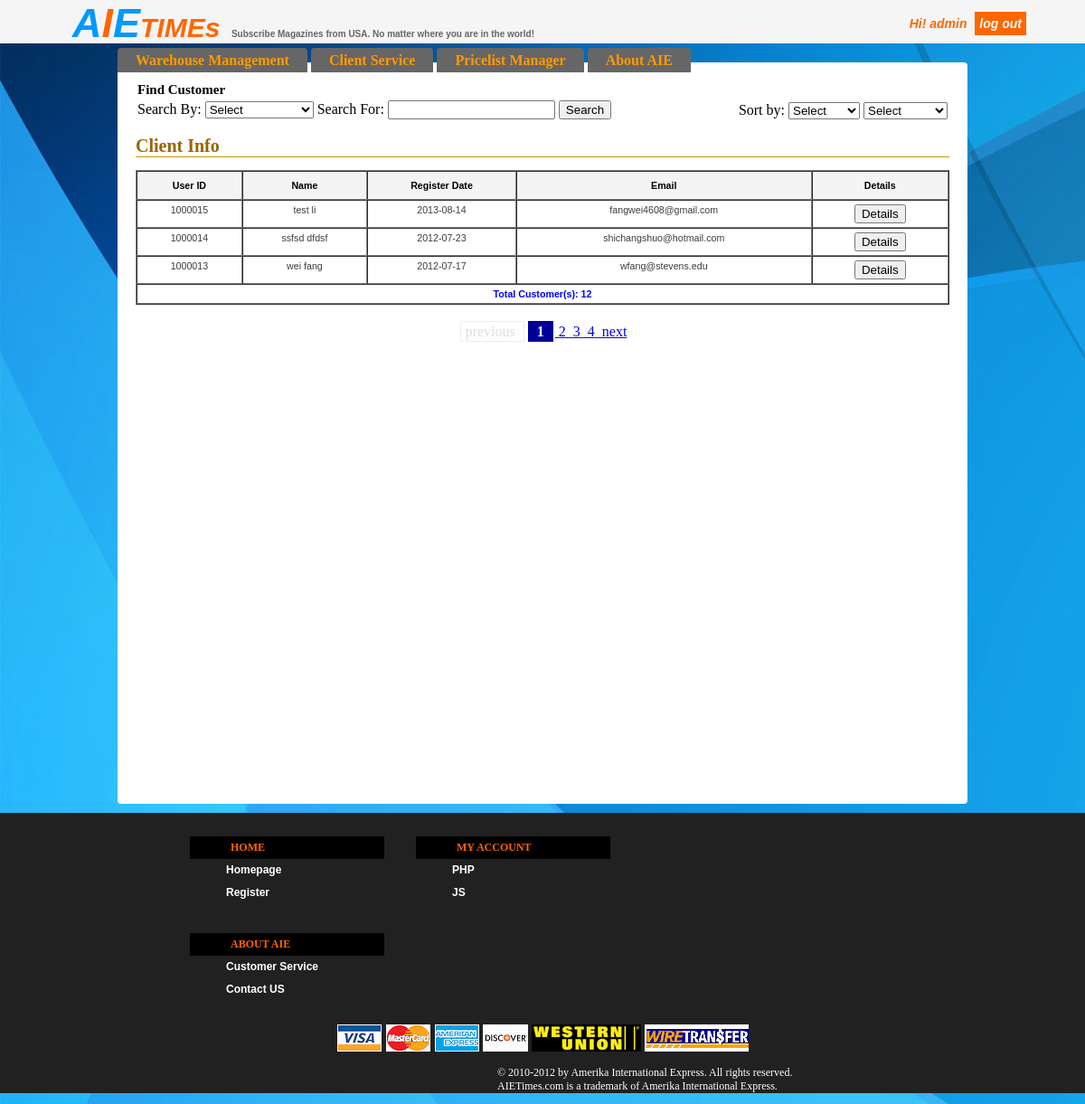
Screenshot of /admin/client_info.php (signed in) with the database file from the repository.
### tables this page shows
CREATE TABLE IF NOT EXISTS `useraccount` (
  `user_id` int(10) NOT NULL AUTO_INCREMENT,
  `password` varchar(40) NOT NULL,
  `first_name` varchar(10) NOT NULL,
  `last_name` varchar(10) NOT NULL,
  `gender` varchar(6) NOT NULL,
  `birthday` date NOT NULL,
  `join_date` date NOT NULL,
  `email` varchar(40) NOT NULL,
  `email2` varchar(40) NOT NULL DEFAULT 'NULL',
  `phone` varchar(15) NOT NULL,
  `default_addressid` int(10) NOT NULL DEFAULT '0',
  PRIMARY KEY (`user_id`),
  UNIQUE KEY `email` (`email`)
);

### admin/DatabaseClass.php (called while the page is built, shortened)
<?php
function tep_db_prepare_input($string) {
    if (is_string($string))
	{
      return trim(tep_sanitize_string(stripslashes($string)));
    }
	else
	{
      return $string;
    }
}
function tep_db_num_rows($db_query)
{
    return mysql_num_rows($db_query);
}
function tep_db_fetch_array($db_query)
{
    return mysql_fetch_array($db_query, MYSQL_ASSOC);
}
?>

### admin/client_info.php (the view, shortened to what this page needs)
<?php
include("DatabaseClass.php");
$flag = false;
$searchBy = '';
$searchFor = '';
$sortBy = '';
$sortOrder = '';
if(isset($_GET)){
	$searchBy = @$_GET['selSearchBy'];
	$searchFor = tep_db_prepare_input(@$_GET['tSearchFor']);
	$sortBy = @$_GET['selSortName'];
	$sortOrder = @$_GET['selSortType'];
	$flag = true;
}else{
	$flag = false;
}
?>
<!DOCTYPE html>
<html>
<head>
<link href="AdminCSS.css" rel="stylesheet" type="text/css" />
<link rel="stylesheet" href="table.css" type="text/css" media="print, projection, screen" />
</head>
<body class="bg">
<div id="banner"><span style="color:#09F">A</span><span style="color:#F60">I</span><span style="color:#09F">E</span><span style="font-size:30px">TIMEs</span>
<span style="font-size:10px; color: #666; font-style:normal;">Subscribe Magazines from USA. No matter where you are in the world!</span>
<span style="margin-left:500px; ; font-size:14px;">
<?php
	echo "<div style='position:absolute;right:60px;top:18px;'>Hi! ".$_SESSION['admin_username']." ";
	echo "<a href='adminlogout.php' style='text-decoration: none;margin:5px;padding:5px;width:50px;color:white;background-color:#F60;'>log out</a></div>";
?>
</span>
</div>
<div id="main">
<ul id="menu">
<li><a href="packing.php" onmouseover="showmenu()" onmouseout="hidemenu()">Warehouse Management</a></li>
<li><a href="client_info.php" onmouseover="showmenu2()" onmouseout="hidemenu2()">Client Service</a></li>
<li><a href="pricelist_manager.php" onmouseover="showmenu3()" onmouseout="hidemenu3()">Pricelist Manager</a></li>
<li><a href="about.php">About AIE</a></li>
</ul>
<div id="content">
<div id="content2">
<div>
    <form id="frmSearch" name="frmSearch" method="get">
		<table cellspacing="1" cellpadding="1" border="0" width="100%">
    		<tbody>
				<tr>
					<td colspan="10" style="font-weight:bold;font-size:15px;">Find Customer</td>
				</tr>
				<tr>
					<td valign="bottom" width="60%">
						<label for="selSearchBy">Search By: </label>
						<select id="selSearchBy" name="selSearchBy">
							<option value="">Select</option>
						</select>
						<label for="tSearchFor">Search For:</label>
							<input type="text" id="tSearchFor" name="tSearchFor" <?php if($searchFor != ''){ ?>value="<?php echo $searchFor; ?>"<?php } ?> />
							<input type="submit" id="btnSearchSubmit" name="btnSearchSubmit" value="Search" onClick="return checkSearch()" style="cursor:pointer;" />
					</td>
					<td valign="bottom" align="right" width="40%">
						<label for="selSortName">Sort by: </label>
						<select id="selSortName" name="selSortName" onChange="return checkSortSubmit()">
							<option value="">Select</option>
						</select>
                        <select id="selSortType" name="selSortType" onChange="return checkSortSubmit()">
							<option value="">Select</option>
						</select>
					</td>
				</tr>
				<tr><td colspan="2"><div id='search-result-msg' class='contact-message-box' style='display:none'></div></td></tr>
			</tbody>
		</table>
	</form>
</div>
<div style="border: 0 solid red; float: left; text-align: justify; width: 100%;">
	<h1>Client Info</h1>
	<table border='1' cellspacing='0' border="0" class=tt>
    	<tbody align='center'>
			<tr style="height:32px; font-weight:bold;background-color: #F4F4F4;">
				<th>User ID</th>
				<th>Name</th>
				<th>Register Date</th>
				<th>Email</th>
				<th>Details</th>
			</tr>
<?php
$adjacents = 3;
if($flag == false)
{
	$query = "SELECT COUNT(*) as num FROM useraccount c ORDER BY c.user_id DESC";
}
else
{
	if($searchBy=='search_userid')
	{
		$query = "SELECT COUNT(*) as num FROM useraccount c WHERE c.user_id LIKE '%".$searchFor."%' ORDER BY c.user_id DESC";
	}
	elseif($searchBy=='custname')
	{
		$query = "SELECT COUNT(*) as num FROM useraccount c WHERE c.first_name LIKE '%".$searchFor."%' OR c.last_name LIKE '%".$searchFor."%' ORDER BY c.user_id DESC";
	}
	else
	{
		$query = "SELECT COUNT(*) as num FROM useraccount c ORDER BY c.user_id DESC";
	}
}
$total_pages = mysql_fetch_array(mysql_query($query));
$total_pages = @$total_pages[num];
if(isset($_GET) && !empty($HTTP_GET_VARS) && (count($HTTP_GET_VARS)>1))
{
	$is_ques_mark = "&";
	$other_link = substr($_SERVER['REQUEST_URI'],stripos($_SERVER['REQUEST_URI'],"?"),strlen($_SERVER['REQUEST_URI']));
	if(stripos($other_link,"&page"))
	{
		$other_link = substr($other_link,0,stripos($other_link,"&page"));
	}
	$targetpage = ""."client_info.php" . $other_link . "";
}
else
{
	$is_ques_mark = "?";
	$targetpage = ""."client_info.php" ."";
}
$target_final = $targetpage . $is_ques_mark;
$limit = 3;
$page = @$_GET['page'];
if($page)
$start = ($page - 1) * $limit;
else
$start = 0;
if($flag == false)
{
	if(($sortBy!='') && ($sortBy=='userid') && ($sortOrder!=''))
	{
		$sql = "SELECT c.* FROM useraccount c ORDER BY c.user_id ".$sortOrder." LIMIT ".$start.", ".$limit."";
	}
	else if(($sortBy!='') && ($sortBy=='regdate') && ($sortOrder!=''))
	{
		$sql = "SELECT c.* FROM useraccount c ORDER BY c.join_date ".$sortOrder." LIMIT ".$start.", ".$limit."";
	}
	else
	{
		$sql = "SELECT c.* FROM useraccount c ORDER BY c.user_id DESC LIMIT ".$start.", ".$limit."";
	}
}
else
{
	if($searchBy=='search_userid')
	{
		if(($sortBy!='') && ($sortBy=='userid') && ($sortOrder!=''))
		{
			$sql = "SELECT c.* FROM useraccount c WHERE c.user_id LIKE '%".$searchFor."%' ORDER BY c.user_id ".$sortOrder." LIMIT ".$start.", ".$limit."";
		}
		else if(($sortBy!='') && ($sortBy=='regdate') && ($sortOrder!=''))
		{
			$sql = "SELECT c.* FROM useraccount c WHERE c.user_id LIKE '%".$searchFor."%' ORDER BY c.join_date ".$sortOrder." LIMIT ".$start.", ".$limit."";
		}
		else
		{
			$sql = "SELECT c.* FROM useraccount c WHERE c.user_id LIKE '%".$searchFor."%' ORDER BY c.user_id DESC LIMIT ".$start.", ".$limit."";
		}
	}
	else
	{
		if(($sortBy!='') && ($sortBy=='userid') && ($sortOrder!=''))
		{
			$sql = "SELECT c.* FROM useraccount c ORDER BY c.user_id ".$sortOrder." LIMIT ".$start.", ".$limit."";
		}
		else if(($sortBy!='') && ($sortBy=='regdate') && ($sortOrder!=''))
		{
			$sql = "SELECT c.* FROM useraccount c ORDER BY c.join_date ".$sortOrder." LIMIT ".$start.", ".$limit."";
		}
		else
		{
			$sql = "SELECT c.* FROM useraccount c ORDER BY c.user_id DESC LIMIT ".$start.", ".$limit."";
		}
	}
}
$result = mysql_query($sql);
if ($page == 0) $page = 1;
$prev = $page - 1;
$next = $page + 1;
$lastpage = ceil($total_pages/$limit);
$pagination = "";
if($lastpage > 1)
{
	$pagination .= "<div style=\"margin: 3px; padding: 3px;\">";
	if ($page > 1)
		$pagination.= "<a href=\"".$target_final."page=$prev\">previous&nbsp;</a>";
	else
		$pagination.= "<span style=\"padding: 2px 5px 2px 5px; margin: 2px; border: 1px solid #EEE; color: #DDD;\">previous&nbsp;</span>";
	if ($lastpage < 7 + ($adjacents * 2))
	{
		for ($counter = 1; $counter <= $lastpage; $counter++)
		{
			if ($counter == $page)
				$pagination.= "<span style=\"padding: 2px 5px 2px 5px; margin: 2px; border: 1px solid #000099; font-weight: bold; background-color: #000099; color: #FFF;\">&nbsp;$counter&nbsp;</span>";
			else
				$pagination.= "<a href=\"".$target_final."page=$counter\">&nbsp;$counter&nbsp;</a>";
		}
}
if ($page < $counter - 1)
	$pagination.= "<a href=\"".$target_final."page=$next\">&nbsp;next</a>";
else
	$pagination.= "<span style=\"padding: 2px 5px 2px 5px; margin: 2px; border: 1px solid #EEE; color: #DDD;\">&nbsp;next</span>";
	$pagination.= "</div>\n";
}
$cust_row = tep_db_num_rows($result);
if($cust_row > 0)
{
	while($cust_val = tep_db_fetch_array($result))
	{
?>
		<tr>
			<td>
				<?php echo $cust_val['user_id']; ?>
			</td>
			<td>
				<?php echo $cust_val['first_name'] . ' ' . $cust_val['last_name']; ?>
			</td>
			<td>
				<?php echo $cust_val['join_date']; ?>
			</td>
			<td>
				<?php echo $cust_val['email']; ?>
			</td>
			<td>
				<?php echo "<a href='userdisplay.php?UID=".$cust_val['user_id']."'><button class='button'>Details</button></a><br/>"; ?>
			</td>
		</tr>
		<?php
	}
		?>
		<tr><td colspan="20"><span style="font-weight:bold; color:blue;">Total Customer(s): <?php echo $total_pages; ?></span></td></tr>
	<?php
}
	?>
	</tbody>
</table>
<?php
	if($pagination != '')
	{
		echo '<table border="0" width="100%" cellpadding="0" cellspacing="0" class="portfolio"><tr><td align="center">'.$pagination.'</td></tr></table>';
	}
?>
</div>
</div>
</div>
</div>
<div id="footer">
  <div class="t">
    <div class="sm">
      <dl>
        <dt>Home</dt>
        <dd><a href="homepage.php">Homepage</a></dd>
        <dd><a href="#" title="get latitude&longitude of your pin">Register</a></dd>
      </dl>
      <dl>
        <dt>My Account</dt>
        <dd><a href="http://www.w3schools.com">PHP</a></dd>
        <dd><a href="http://www.w3schools.com">JS</a></dd>
      </dl>
      <dl>
        <dt>About AIE</dt>
        <dd><a href="#">Customer Service</a></dd>
        <dd><a href="#">Contact US</a></dd>
      </dl>
    </div>
    	<div align="center">
        	<img alt="credit card" src="images/footer_cc_img.png" width="211" height="30" />
			<img alt="western union" src="images/western-union-logo.png" width="121" height="30" />
			<img alt="wire transfer" src="images/wire_transfer.png" width="115" height="30" />
        </div>
  </div>
<p style="margin-left:550px;color:#FFF; font-size:12px">&copy; 2010-2012 by Amerika International Express.
All rights reserved. <br>AIETimes.com is a trademark of Amerika International Express.</p>
</div>
</body>
</html>

### admin/AdminCSS.css (style rules this page uses)
h1 { border-bottom: 1px solid #cc9900; color: #996600; font-family: Georgia, serif; font-size: 20px; }
body { margin:0px; height:auto; }
.bg { height: auto; overflow: visible; background-color: #CCC; font: "Trebuchet MS", Verdana, sans-serif; background-color: #999; background-image: url(images/blue.jpg); }
#banner { background-color:#F5F5F5; height:48px; color:#F60; font-size:45px; padding-left:80px; font-weight:bolder; margin-bottom: 5px; font-family: Tahoma, Geneva, sans-serif; font-style:italic; }
#main { margin-right: 130px; margin-left: 130px; }
#content { background-color: #ffffff; border-radius: 0 4px 4px 4px; padding-top: 20px; height:auto; }
#content2 { padding-left:20px; padding-right:20px; height:800px; }
ul#menu { padding: 0px; position: relative; margin: 0; height: 16px; }
ul#menu li { display: inline; }
ul#menu li a { background-color: #666; text-decoration: none; line-height: 1.8em; color: #F90; border-radius: 4px 4px 0 0; padding-top: 5px; padding-right: 20px; padding-bottom: 5px; padding-left: 20px; font-weight: bold; }
#footer { background-color: #212121; margin:0px; padding:0px; }
#footer .t { width: 800px; overflow: hidden; margin-left: auto; margin-right: auto; margin-top: 10px; margin-bottom: 10px; }
#footer .t .sm { overflow: hidden; height: auto; width: 600px; float: left; margin: 10px; }
#footer .t .sm dl { float: left; width: 220px; height: auto; margin-right: 30px; text-align: left; margin-left: 0px; }
#footer .t .sm dl dt { color: #F60; background-color: #000; text-transform: uppercase; font-weight: bold; font-size: 12px; line-height: 25px; width: 170px; padding-left: 45px; }
#footer .t .sm dl dd { font-size: 11px; font-weight: bold; color: #FFF; text-decoration: none; }
#footer .t .sm dl dd a { font-size: 12px; font-weight: bold; color: #FFF; text-decoration: none; line-height: 25px; font-family: Arial, Helvetica, sans-serif; }

### admin/table.css (style rules this page uses)
table.tt { font-family:arial; background-color: #FFF; margin:10px 0pt 15px; font-size: 8pt; width: 100%; text-align: left; }
table.tt tbody td { color: #3D3D3D; padding: 4px; background-color: #FFF; vertical-align: top; }

### rows the page displays
useraccount: user_id "1000015", first_name "test", last_name "li", join_date "2013-08-14", email "fangwei4608@gmail.com"
useraccount: user_id "1000014", first_name "ssfsd", last_name "dfdsf", join_date "2012-07-23", email "shichangshuo@hotmail.com"
useraccount: user_id "1000013", first_name "wei", last_name "fang", join_date "2012-07-17", email "wfang@stevens.edu"

### other values shown
$_SESSION['admin_username'] "admin"
$total_pages "12"
